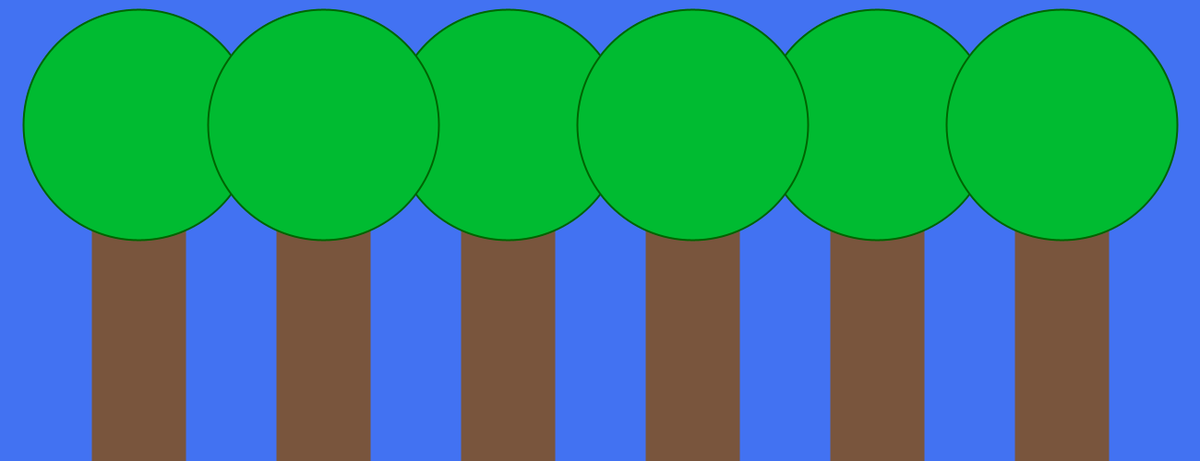
Frame 1 (no input)
Frame 60 (the mouse pressed at the canvas centre just before this capture): identical to frame 1, image omitted
Frame 120 (the mouse held since frame 60 and released just before this capture): identical to frame 1, image omitted

The Processing sketch that drew this single still picture (run headless with seeded random() and noise(); from frame 60 on, the mouse is pressed at the canvas centre):

// Processing sketch: opdracht_9_10
// ── opdracht_9_10.pde
void setup(){
  size(1300,500);
}

void draw(){
  background(#4272F2);
  strokeWeight(2);
  boomstam();
  bladeren();
}

void boomstam(){
  stam(100,200,100,300);
  stam(500,200,100,550);
  stam(900,200,100,950);
  stam(300,200,100,350);
  stam(700,200,100,750);
  stam(1100,200,100,1150);
}

void bladeren(){
  blaadjes(150,135,200,200,250);
  blaadjes(550,135,200,200,250);
  blaadjes(950,135,200,200,250);
  blaadjes(350,135,200,200,250);
  blaadjes(750,135,200,200,250);
  blaadjes(1150,135,200,200,250);
 

}
void stam(int xa, int ya, int wa, int ha){
  stroke(121,85,61);
  fill(121,85,61);
  rect(xa,ya,wa,ha);
}

void blaadjes(int xa, int ya, int wa, int ha, int r){
  stroke(0,100,0);
  fill(0,187,49);
  ellipse(xa,ya,r,r);
}
